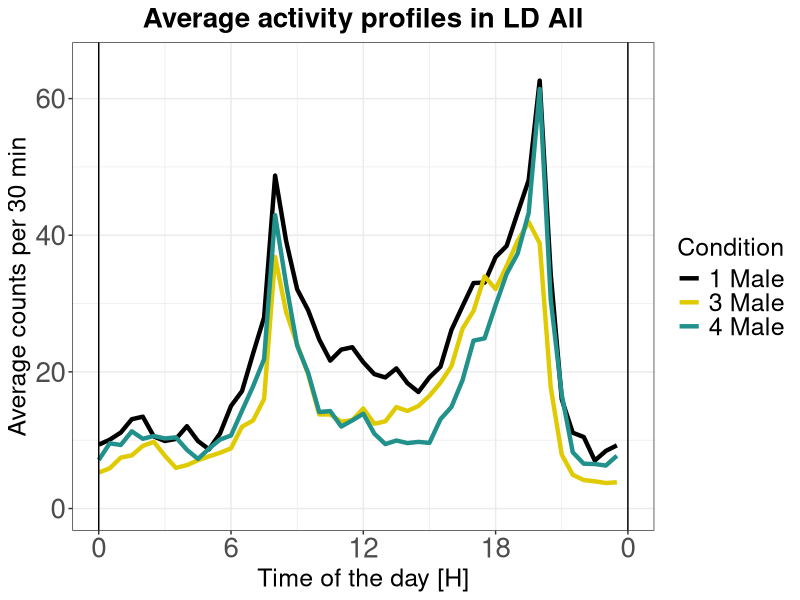
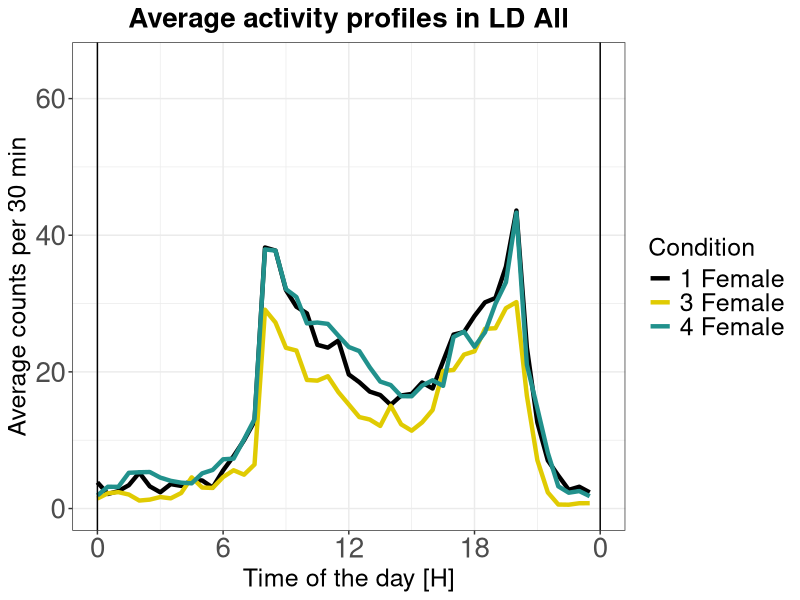
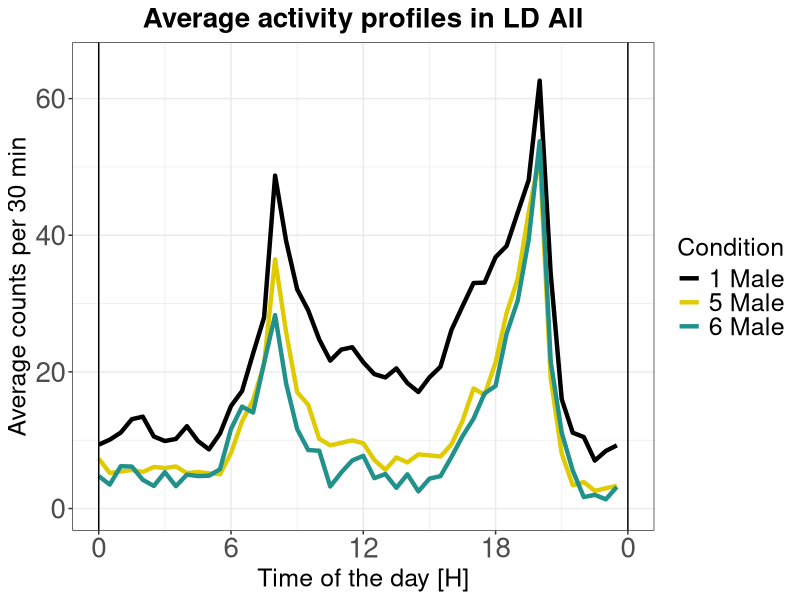
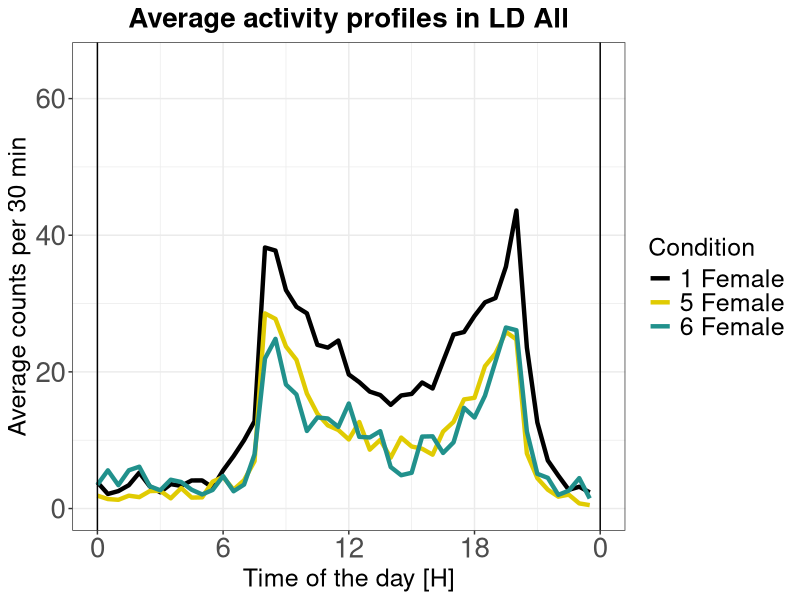
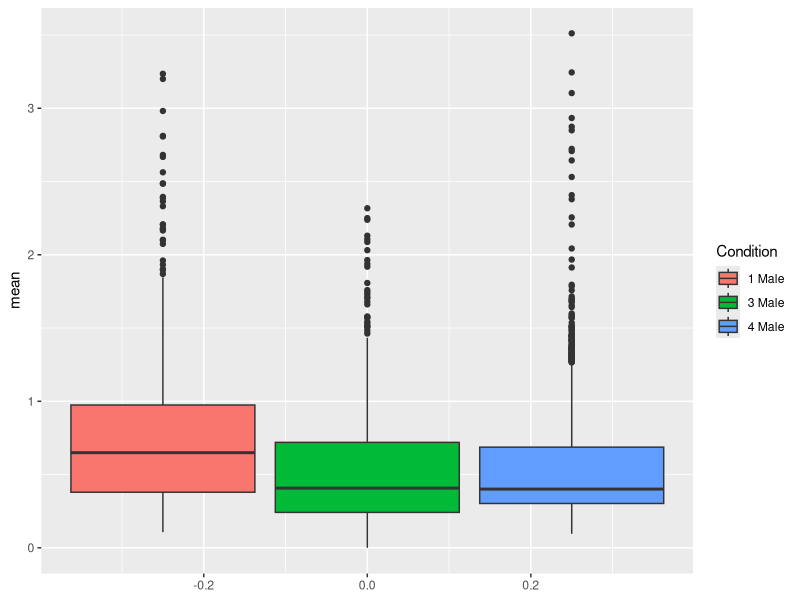
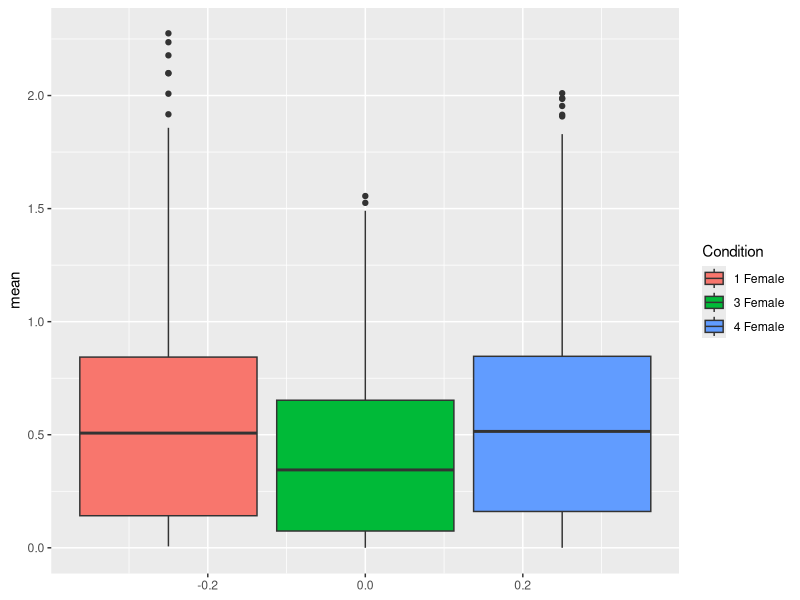
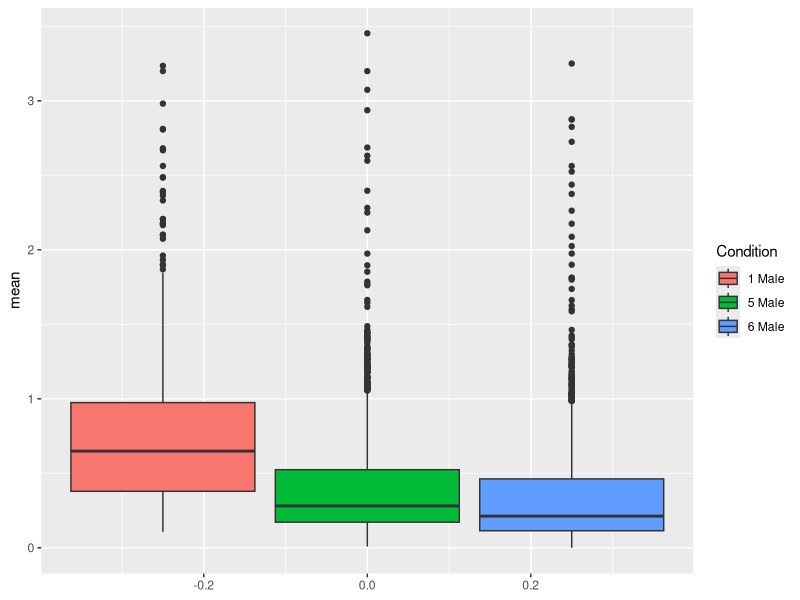
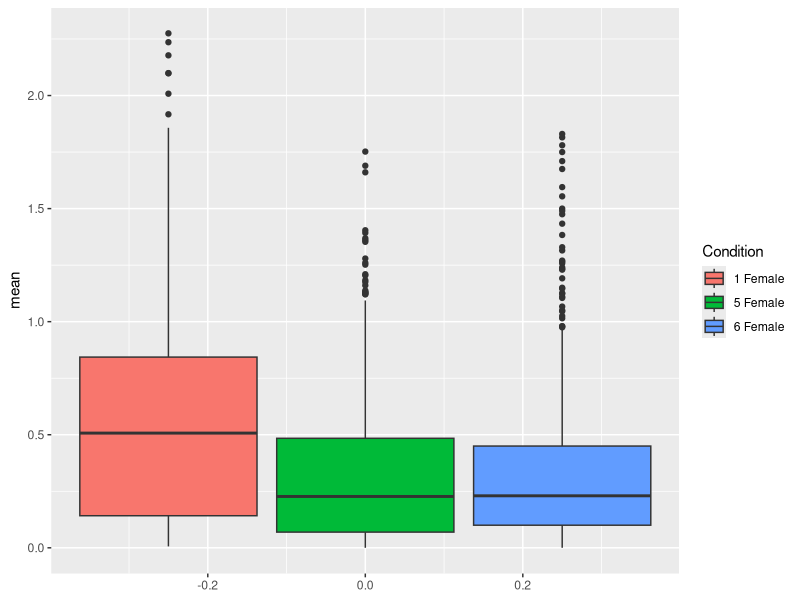

Source code (R) for these figures, in order:
## ---- chunk 1
knitr::opts_chunk$set(echo = TRUE)
## ---- chunk 2
library(tidyverse)
library(zoo)
## ---- chunk 3
mon_3_1 <- read.csv("Raw/All/activity_per_condition_3_1.csv")
mon_4_1 <- read.csv("Raw/All/activity_per_condition_4_1.csv")
mon_5_1 <- read.csv("Raw/All/activity_per_condition_5_1.csv")
mon_6_1 <- read.csv("Raw/All/activity_per_condition_6_1.csv")
mon_16_1 <- read.csv("Raw/All/activity_per_condition_16_1.csv")
mon_17_1 <- read.csv("Raw/All/activity_per_condition_17_1.csv")
mon_18_1 <- read.csv("Raw/All/activity_per_condition_18_1.csv")

mon_16_2 <- read.csv("Raw/All/activity_per_condition_16_2.csv")
mon_17_2 <- read.csv("Raw/All/activity_per_condition_17_2.csv")
mon_18_2 <- read.csv("Raw/All/activity_per_condition_18_2.csv")
## ---- chunk 4
# monitors_batch_1 <- list(mon_3, mon_4, mon_5, mon_6, mon_16, mon_17, mon_18)
# monitor_ids_batch_1 <- c(3, 4, 5, 6, 16, 17, 18)

# monitors_batch_2 <- list(mon_16, mon_17, mon_18)
# monitor_ids_batch_2 <- c(16, 17, 18)

monitors_all <- list(mon_3_1, mon_4_1, mon_5_1, mon_6_1, mon_16_1, mon_17_1, mon_18_1, mon_16_2, mon_17_2, mon_18_2)
monitor_ids_all <- c("3_1", "4_1", "5_1", "6_1", "16_1", "17_1", "18_1", "16_2", "17_2", "18_2")

condition_seperator <- function(monitors, monitor_ids){
  
  # Create condition lists dynamically
  monitor_list <- setNames(lapply(monitors, function(mon) split(mon, mon$Condition)), monitor_ids)
  
  # Flatten condition lists into a named list
  all_conditions <- list()
  for (monitor_id in names(monitor_list)) {
    cond_list <- monitor_list[[monitor_id]]
    all_conditions <- c(all_conditions, setNames(cond_list, paste0("mon_", monitor_id, "_", names(cond_list))))
  }
  return(all_conditions)
}

#all_conditions <- condition_seperator(monitors_batch_2, monitor_ids_batch_2)
#all_conditions <- condition_seperator(monitors_batch_1, monitor_ids_batch_1)
all_conditions <- condition_seperator(monitors_all, monitor_ids_all)
## ---- chunk 5
# Initialize an empty list to store dataframes by condition
condition_groups <- list()

# Iterate over all dataframes
for (df_name in names(all_conditions)) {
  # Extract condition from the dataframe name (last part after the last underscore)
  condition <- sub("^[^_]+_[^_]+_(.*)$", "\\1", df_name)
  
  # Add dataframe to the appropriate condition list
  condition_groups[[condition]] <- c(condition_groups[[condition]], list(all_conditions[[df_name]]))
}
## ---- chunk 6

# Initialize an empty list to store merged dataframes
merged_conditions <- list()

# Iterate over each condition group and merge dataframes
for (condition in names(condition_groups)) {
  
  df_list <- condition_groups[[condition]]  # Get list of dataframes for the condition
  
  # Use reduce with full_join to merge all dataframes in the group
  comb <- Reduce(function(x, y) full_join(x, y, by = c("Dec_time", "Dec_ZT_time", "Condition")), df_list)
  
  # Apply transformation to compute mean and SEM
  merged_df <- comb %>%
    mutate(mean = rowMeans(select(., starts_with("mean")), na.rm = TRUE),
           SEM = rowMeans(select(., starts_with("SEM")), na.rm = TRUE)) %>%
    select(Dec_time, Dec_ZT_time, Condition, mean, SEM)  # Keep only necessary columns
  
  # Store the merged dataframe in a named list
  merged_conditions[[paste0(condition, "_merged")]] <- merged_df
}

# `merged_conditions` now contains merged dataframes for each condition

## ---- chunk 7
# Initialize an empty list to store dataframes by condition and gender
condition_groups <- list()

# Iterate over all dataframes
for (df_name in names(all_conditions)) {
  # Extract components from the dataframe name
  name_parts <- strsplit(df_name, "_")[[1]]
  condition <- strsplit(name_parts[4], " ")[[1]][1] # Condition number
  gender <- sub(".* ", "", df_name)  # Extract gender (after last space)
  
  # Create a unique key for grouping
  group_key <- paste(condition, gender, sep = "_")
  
  # Add dataframe to the appropriate group
  condition_groups[[group_key]] <- c(condition_groups[[group_key]], list(all_conditions[[df_name]]))
}

# Initialize an empty list to store merged dataframes
merged_conditions <- list()

# Iterate over each group and merge dataframes
for (group_key in names(condition_groups)) {
  df_list <- condition_groups[[group_key]]  # Get list of dataframes for the group
  
  # Use reduce with full_join to merge all dataframes in the group
  comb <- Reduce(function(x, y) full_join(x, y, by = c("Dec_time", "Dec_ZT_time", "Condition")), df_list)
  
  # Apply transformation to compute mean and SEM
  merged_df <- comb %>%
    mutate(mean = rowMeans(select(., starts_with("mean")), na.rm = TRUE),
           SEM = rowMeans(select(., starts_with("SEM")), na.rm = TRUE)) %>%
    select(Dec_time, Dec_ZT_time, Condition, mean, SEM)  # Keep only necessary columns
  
  # Store the merged dataframe with a meaningful name
  merged_conditions[[paste0(group_key, "_merged")]] <- merged_df
}

# `merged_conditions` now contains merged dataframes for each condition and gender


## ---- chunk 8
D1e_male <- bind_rows(merged_conditions[["1_Male_merged"]], merged_conditions[["3_Male_merged"]], merged_conditions[["4_Male_merged"]])

D1e_female <- bind_rows(merged_conditions[["1_Female_merged"]], merged_conditions[["3_Female_merged"]], merged_conditions[["4_Female_merged"]])

P_L_male <- bind_rows(merged_conditions[["1_Male_merged"]], merged_conditions[["5_Male_merged"]], merged_conditions[["6_Male_merged"]])

P_L_female <- bind_rows(merged_conditions[["1_Female_merged"]], merged_conditions[["5_Female_merged"]], merged_conditions[["6_Female_merged"]])

analysis_list <- list(D1e_male, D1e_female, P_L_male, P_L_female)
## ---- chunk 9
binning <- function(df){
  activity_per_condition <- df
  act_profile_window <- 30
  data_recording_frequency <- 1
  
  # Calculating vectors of average values over X min non overlapping windows
  mean_of_activity_per_condition_30_min <- rollapply(activity_per_condition$mean, width = as.numeric(act_profile_window)/as.numeric(data_recording_frequency), by = as.numeric(act_profile_window)/as.numeric(data_recording_frequency), FUN = mean)
  
  sem_of_activity_per_condition_30_min <- rollapply(activity_per_condition$SEM, width = as.numeric(act_profile_window)/as.numeric(data_recording_frequency), by = as.numeric(act_profile_window)/as.numeric(data_recording_frequency), FUN = mean)
  
  activity_per_condition_1 <- {
    d <- data.frame(activity_per_condition, 
                    binned_mean = round(rep(mean_of_activity_per_condition_30_min, each=as.numeric(act_profile_window)/as.numeric(data_recording_frequency)), 10),
                    binned_sem = round(rep(sem_of_activity_per_condition_30_min, each=as.numeric(act_profile_window)/as.numeric(data_recording_frequency))), 10)
    d
  }
  
  # Sampling the data frame for every Xth row
  activity_30min_mean_2 <- activity_per_condition_1[seq(1, nrow(activity_per_condition_1), by = as.numeric(act_profile_window)/as.numeric(data_recording_frequency)),]
  
  #Drops unnecessary columns containing not averaged mean and SEM data
  activity_30min_mean <- select(activity_30min_mean_2, Dec_time, Dec_ZT_time, Condition, binned_mean, binned_sem)
  
  return(activity_30min_mean)
}
## ---- chunk 10
plot_activity <- function(d){
  brakes_vector <- c(0, 360, 720, 1080, 1440)
  
  ac_profile_max_y <- 65
  colors <- c("#000000", "#E0CB02", "#21918c", "#BBBBBB")
  display_error_bars <- FALSE
  
  p<- plots_activity_30_min <-  ggplot(d, aes(Dec_time, y=30*binned_mean, ymax=3, ymin=0, colour=Condition)) +
    geom_line(linewidth = 1.5)+
    #geom_point(color = "black", size = 0.6)+
    geom_vline(xintercept = c(0, 1440))+
    labs(title= "Average activity profiles in LD All", x= "Time of the day [H]",
         y = "Average counts per 30 min")+
    coord_cartesian(ylim=c(0,ac_profile_max_y))+
    scale_x_continuous(breaks = brakes_vector, labels=c("0", "6", "12", "18", "0"))+
    theme_bw()+
    scale_colour_manual(values=colors)+
    theme(legend.text=element_text(size=18))+
    theme(legend.title = element_text(size=18))+
    theme(axis.text.x=element_text(hjust=0.5, size=20))+
    theme(axis.text.y=element_text(size=20))+
    theme(axis.title = element_text(size=18))+
    theme(plot.title = element_text(size=20, hjust=0.5, face="bold"))+
    guides(colour = guide_legend(override.aes = list(size=1)))+ (   #edits the point size in a legend
      if (display_error_bars == "Yes")(
        geom_errorbar(aes(ymax=30*(binned_mean + binned_sem),ymin=30*(binned_mean - binned_sem)), width=0.3)
      ))
  
  print(p)
}
## ---- chunk 11
for (df in analysis_list){
  plot_activity(binning(df))
}
## ---- chunk 12
for (df in analysis_list){
  p <- ggplot(df, aes(y = mean, fill = Condition))+
    geom_boxplot()
  
  print(p)
}
## ---- chunk 13
ano <- aov(data = analysis_list[[1]], mean~Dec_time + factor(Condition))
print(summary(ano))

(Tuk <- TukeyHSD(ano, "factor(Condition)"))
plot(Tuk)
## ---- chunk 14
ano <- aov(data = analysis_list[[2]], mean~Dec_time + factor(Condition))
print(summary(ano))

(Tuk <- TukeyHSD(ano, "factor(Condition)"))
plot(Tuk)
## ---- chunk 15
ano <- aov(data = analysis_list[[3]], mean~Dec_time + factor(Condition))
print(summary(ano))

(Tuk <- TukeyHSD(ano, "factor(Condition)"))
plot(Tuk)
## ---- chunk 16
ano <- aov(data = analysis_list[[4]], mean~Dec_time + factor(Condition))
print(summary(ano))

(Tuk <- TukeyHSD(ano, "factor(Condition)"))
plot(Tuk)
